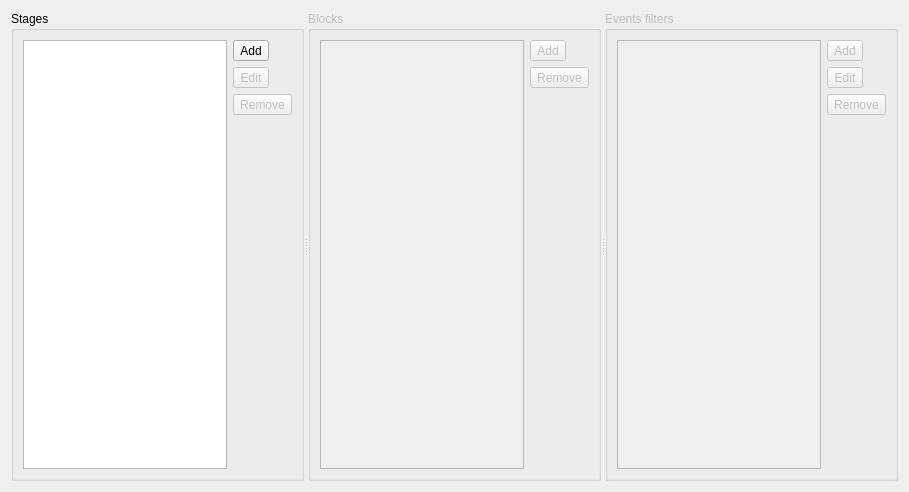
<?xml version="1.0" encoding="UTF-8"?>
<ui version="4.0">
 <class>EventFilterProviderWidget</class>
 <widget class="QWidget" name="EventFilterProviderWidget">
  <property name="geometry">
   <rect>
    <x>0</x>
    <y>0</y>
    <width>909</width>
    <height>492</height>
   </rect>
  </property>
  <property name="windowTitle">
   <string>Form</string>
  </property>
  <layout class="QVBoxLayout" name="verticalLayout">
   <item>
    <widget class="QSplitter" name="splitter">
     <property name="orientation">
      <enum>Qt::Horizontal</enum>
     </property>
     <widget class="QGroupBox" name="gbStages">
      <property name="title">
       <string>Stages</string>
      </property>
      <layout class="QGridLayout" name="gridLayout">
       <item row="3" column="1">
        <spacer name="verticalSpacer">
         <property name="orientation">
          <enum>Qt::Vertical</enum>
         </property>
         <property name="sizeHint" stdset="0">
          <size>
           <width>20</width>
           <height>231</height>
          </size>
         </property>
        </spacer>
       </item>
       <item row="2" column="1">
        <widget class="QToolButton" name="tbStageRemove">
         <property name="enabled">
          <bool>false</bool>
         </property>
         <property name="text">
          <string>Remove</string>
         </property>
        </widget>
       </item>
       <item row="0" column="0" rowspan="4">
        <widget class="QTableView" name="tvStages">
         <property name="selectionMode">
          <enum>QAbstractItemView::SingleSelection</enum>
         </property>
         <property name="selectionBehavior">
          <enum>QAbstractItemView::SelectRows</enum>
         </property>
         <property name="wordWrap">
          <bool>true</bool>
         </property>
         <attribute name="horizontalHeaderVisible">
          <bool>true</bool>
         </attribute>
         <attribute name="horizontalHeaderStretchLastSection">
          <bool>true</bool>
         </attribute>
        </widget>
       </item>
       <item row="0" column="1">
        <widget class="QToolButton" name="tbStageAdd">
         <property name="text">
          <string>Add</string>
         </property>
        </widget>
       </item>
       <item row="1" column="1">
        <widget class="QToolButton" name="tbStageEdit">
         <property name="enabled">
          <bool>false</bool>
         </property>
         <property name="text">
          <string>Edit</string>
         </property>
        </widget>
       </item>
      </layout>
     </widget>
     <widget class="QGroupBox" name="gbBlocks">
      <property name="enabled">
       <bool>false</bool>
      </property>
      <property name="title">
       <string>Blocks</string>
      </property>
      <layout class="QGridLayout" name="gridLayout_2">
       <item row="0" column="0" rowspan="3">
        <widget class="QTableView" name="tvBlocks">
         <property name="selectionMode">
          <enum>QAbstractItemView::SingleSelection</enum>
         </property>
         <property name="selectionBehavior">
          <enum>QAbstractItemView::SelectRows</enum>
         </property>
         <attribute name="horizontalHeaderVisible">
          <bool>true</bool>
         </attribute>
         <attribute name="horizontalHeaderStretchLastSection">
          <bool>true</bool>
         </attribute>
        </widget>
       </item>
       <item row="0" column="1">
        <widget class="QToolButton" name="tbBlockAdd">
         <property name="enabled">
          <bool>false</bool>
         </property>
         <property name="text">
          <string>Add</string>
         </property>
        </widget>
       </item>
       <item row="1" column="1">
        <widget class="QToolButton" name="tbBlockRemove">
         <property name="enabled">
          <bool>false</bool>
         </property>
         <property name="text">
          <string>Remove</string>
         </property>
        </widget>
       </item>
       <item row="2" column="1">
        <spacer name="verticalSpacer_2">
         <property name="orientation">
          <enum>Qt::Vertical</enum>
         </property>
         <property name="sizeHint" stdset="0">
          <size>
           <width>20</width>
           <height>172</height>
          </size>
         </property>
        </spacer>
       </item>
      </layout>
     </widget>
     <widget class="QGroupBox" name="gbEventFilters">
      <property name="enabled">
       <bool>false</bool>
      </property>
      <property name="title">
       <string>Events filters</string>
      </property>
      <layout class="QGridLayout" name="gridLayout_5">
       <item row="0" column="0" rowspan="4">
        <widget class="QTableView" name="tvEventFilters">
         <property name="alternatingRowColors">
          <bool>true</bool>
         </property>
         <property name="selectionMode">
          <enum>QAbstractItemView::SingleSelection</enum>
         </property>
         <property name="selectionBehavior">
          <enum>QAbstractItemView::SelectRows</enum>
         </property>
         <property name="wordWrap">
          <bool>true</bool>
         </property>
         <attribute name="horizontalHeaderVisible">
          <bool>true</bool>
         </attribute>
         <attribute name="horizontalHeaderStretchLastSection">
          <bool>true</bool>
         </attribute>
         <attribute name="verticalHeaderCascadingSectionResizes">
          <bool>true</bool>
         </attribute>
        </widget>
       </item>
       <item row="3" column="1">
        <spacer name="verticalSpacer_3">
         <property name="orientation">
          <enum>Qt::Vertical</enum>
         </property>
         <property name="sizeHint" stdset="0">
          <size>
           <width>20</width>
           <height>139</height>
          </size>
         </property>
        </spacer>
       </item>
       <item row="2" column="1">
        <widget class="QToolButton" name="tbEventFilterRemove">
         <property name="enabled">
          <bool>false</bool>
         </property>
         <property name="text">
          <string>Remove</string>
         </property>
        </widget>
       </item>
       <item row="0" column="1">
        <widget class="QToolButton" name="tbEventFilterAdd">
         <property name="enabled">
          <bool>false</bool>
         </property>
         <property name="text">
          <string>Add</string>
         </property>
        </widget>
       </item>
       <item row="1" column="1">
        <widget class="QToolButton" name="tbEventFilterEdit">
         <property name="enabled">
          <bool>false</bool>
         </property>
         <property name="text">
          <string>Edit</string>
         </property>
        </widget>
       </item>
      </layout>
     </widget>
    </widget>
   </item>
  </layout>
 </widget>
 <tabstops>
  <tabstop>tvStages</tabstop>
  <tabstop>tbStageAdd</tabstop>
  <tabstop>tbStageEdit</tabstop>
  <tabstop>tbStageRemove</tabstop>
  <tabstop>tvBlocks</tabstop>
  <tabstop>tbBlockAdd</tabstop>
  <tabstop>tbBlockRemove</tabstop>
  <tabstop>tvEventFilters</tabstop>
  <tabstop>tbEventFilterAdd</tabstop>
  <tabstop>tbEventFilterEdit</tabstop>
  <tabstop>tbEventFilterRemove</tabstop>
 </tabstops>
 <resources/>
 <connections/>
</ui>
